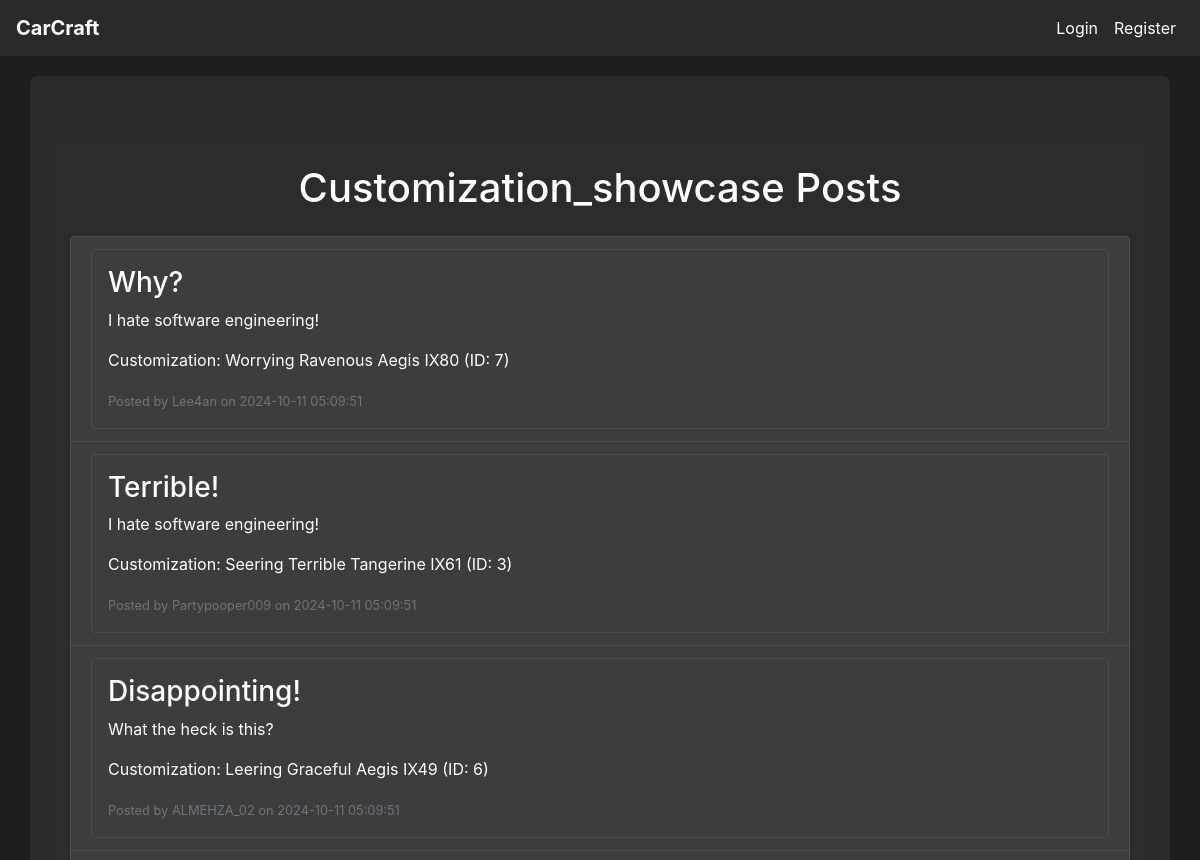
Before: /forum/category/customization_showcase (upper part) with the older database file.
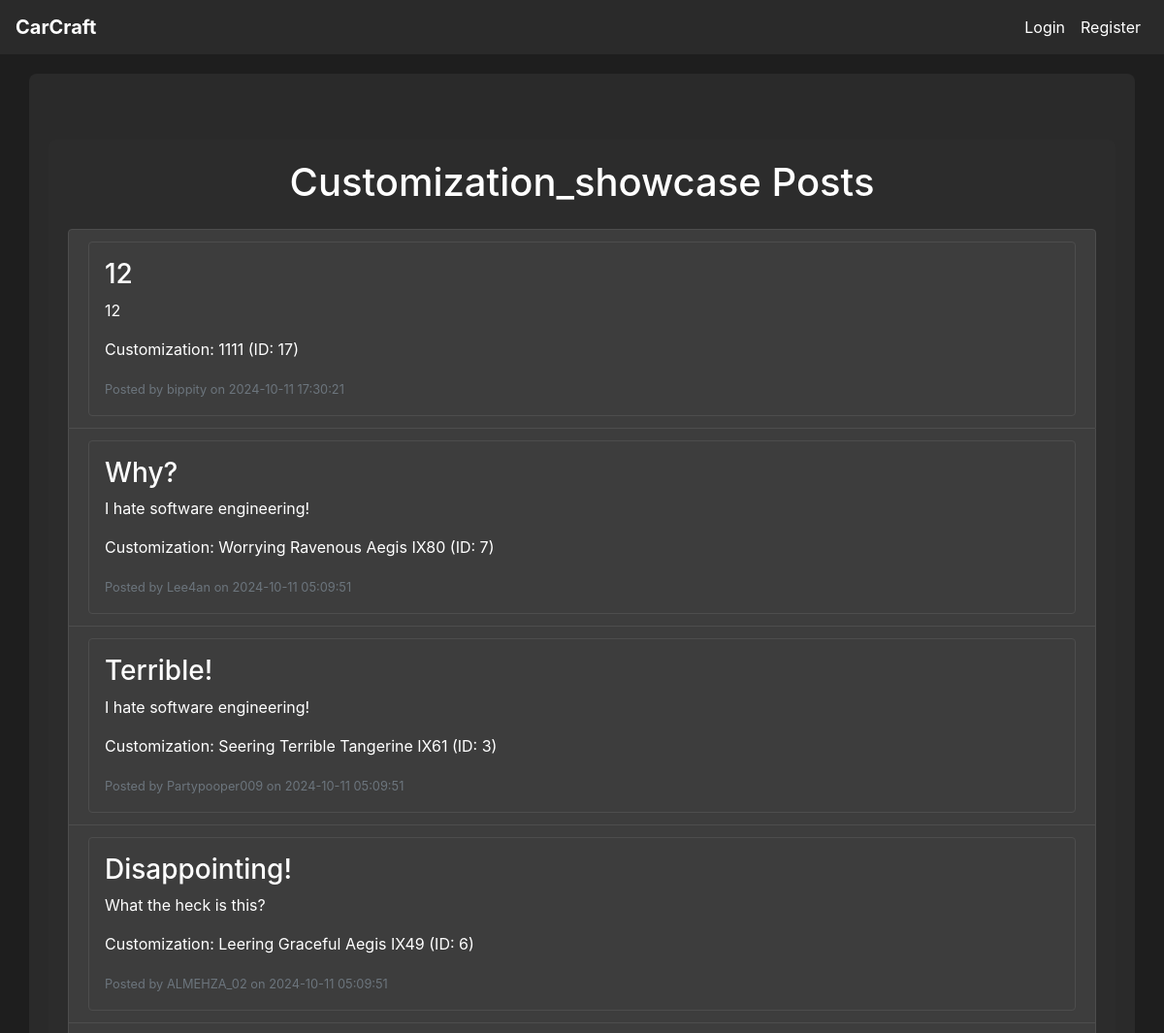
After: the same page with the newer database file.
### tables this page shows
CREATE TABLE post (
    post_id INTEGER PRIMARY KEY AUTOINCREMENT,
    customization_id INTEGER,
    user_id INTEGER NOT NULL,
    title VARCHAR(255) NOT NULL,
    description TEXT,
    category TEXT,
    created_at DATETIME DEFAULT CURRENT_TIMESTAMP,
    FOREIGN KEY (customization_id) REFERENCES customization(customization_id),
    FOREIGN KEY (user_id) REFERENCES user(user_id)
);

CREATE TABLE customization (
    customization_id INTEGER PRIMARY KEY AUTOINCREMENT,
    customization_name VARCHAR(100) NOT NULL,
    user_id INTEGER NOT NULL,
    model_id INTEGER NOT NULL,
    color_id INTEGER NOT NULL,
    wheel_id INTEGER NOT NULL,
    created_at DATETIME DEFAULT CURRENT_TIMESTAMP,
    FOREIGN KEY (user_id) REFERENCES user(user_id),
    FOREIGN KEY (model_id) REFERENCES model(model_id),
    FOREIGN KEY (color_id) REFERENCES color(color_id),
    FOREIGN KEY (wheel_id) REFERENCES wheel_set(wheel_id)
);

CREATE TABLE user (
    user_id INTEGER PRIMARY KEY AUTOINCREMENT,
    username VARCHAR(64) NOT NULL,
    email VARCHAR(100) NOT NULL,
    password_hash VARCHAR(255) NOT NULL,
    created_at DATETIME DEFAULT CURRENT_TIMESTAMP,
    admin INTEGER DEFAULT 0
);

### app.py (the view)
@app.route('/forum/category/<string:category_name>', methods=['GET'])
def posts_by_category(category_name):
    conn = get_db_connection()
    query = '''
        SELECT p.post_id, p.title, p.description, p.created_at, p.user_id, u.username,
               c.customization_name, c.customization_id
        FROM post p
        JOIN user u ON p.user_id = u.user_id
        LEFT JOIN customization c ON p.customization_id = c.customization_id
        WHERE p.category = ?
        ORDER BY p.created_at DESC
    '''
    posts = conn.execute(query, (category_name,)).fetchall()
    conn.close()
    return render_template('category_posts.html', posts=posts, category_name=category_name)

### app.py (called while the page is built)
def get_db_connection():
    conn = sqlite3.connect(DATABASE)
    conn.row_factory = sqlite3.Row  # This enables column access by name: row['column_name']
    return conn

### templates/category_posts.html (shortened to what this page needs)
{% extends "base.html" %}
{% block content %}
<div class="container mt-5">
    <h1 class="text-center mb-4">{{ category_name | capitalize }} Posts</h1>
    {% if posts %}
        <ul class="list-group">
            {% for post in posts %}
                <li class="list-group-item">
                    <a href="{{ url_for('view_post', post_id=post['post_id']) }}" class="text-decoration-none">
                        <div class="p-3 border rounded">
                            <h3>{{ post['title'] }}</h3>
                            <p>{{ post['description'] }}</p>
                            {% if post['customization_name'] %}
                                <p class="mt-2">Customization: {{ post['customization_name'] }} (ID: {{ post['customization_id'] }})</p>
                            {% else %}
                                <p class="mt-2">Customization: None</p>
                            {% endif %}
                            <small class="text-muted">Posted by {{ post['username'] }} on {{ post['created_at'] }}</small>
                        </div>
                </a>
                </li>
            {% endfor %}
        </ul>
    {% else %}
        <p class="text-center">No posts available in this category.</p>
    {% endif %}
</div>
{% endblock %}

Changed rows visible on the page:
added post: title "12", description "12", customization_name "1111", customization_id "17", username "bippity", created_at "2024-10-11 17:30:21"
